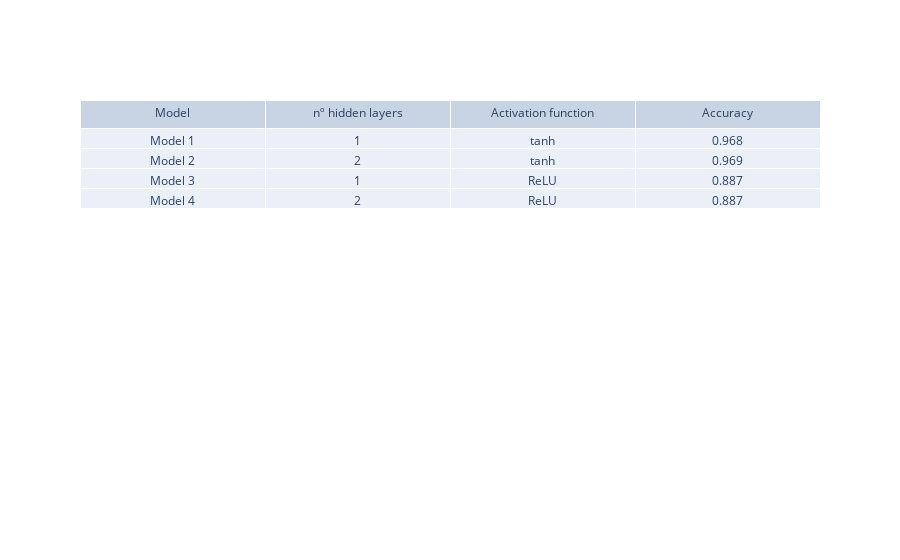

The code cell stored with this chart in its notebook:
### Markdown cell above
### Summary Table

In this section are summary the metrics and architecture of the three different **NN**:

### Code cell
# Calc the accuracy for each architecture
acc_1tanh = accuracy_score(y, pred)
acc_2tanh = accuracy_score(y, pred_4layers)
acc_1reLU = accuracy_score(y, pred_ReLU1)
acc_2reLU = accuracy_score(y, pred_ReLU)


fig = go.Figure(data=[go.Table(header=dict(values=['Model', 'nº hidden layers', 'Activation function','Accuracy']),
                 cells=dict(values=[["Model 1", "Model 2", "Model 3", "Model 4"], [1, 2 , 1, 2], ['tanh', 'tanh', 'ReLU', 'ReLU'],
                                    [acc_1tanh, acc_2tanh, acc_1reLU, acc_2reLU]]))
                     ])

fig.show()

### Figure 1 — Plotly figure (JSON) as saved in the notebook; plotly's stock layout.template omitted (floating-point values rounded to 4 significant figures)
{"data": [{"cells": {"values": [["Model 1", "Model 2", "Model 3", "Model 4"], [1, 2, 1, 2], ["tanh", "tanh", "ReLU", "ReLU"], [0.968, 0.969, 0.887, 0.887]]}, "header": {"values": ["Model", "nº hidden layers", "Activation function", "Accuracy"]}, "type": "table"}], "layout": {}}
